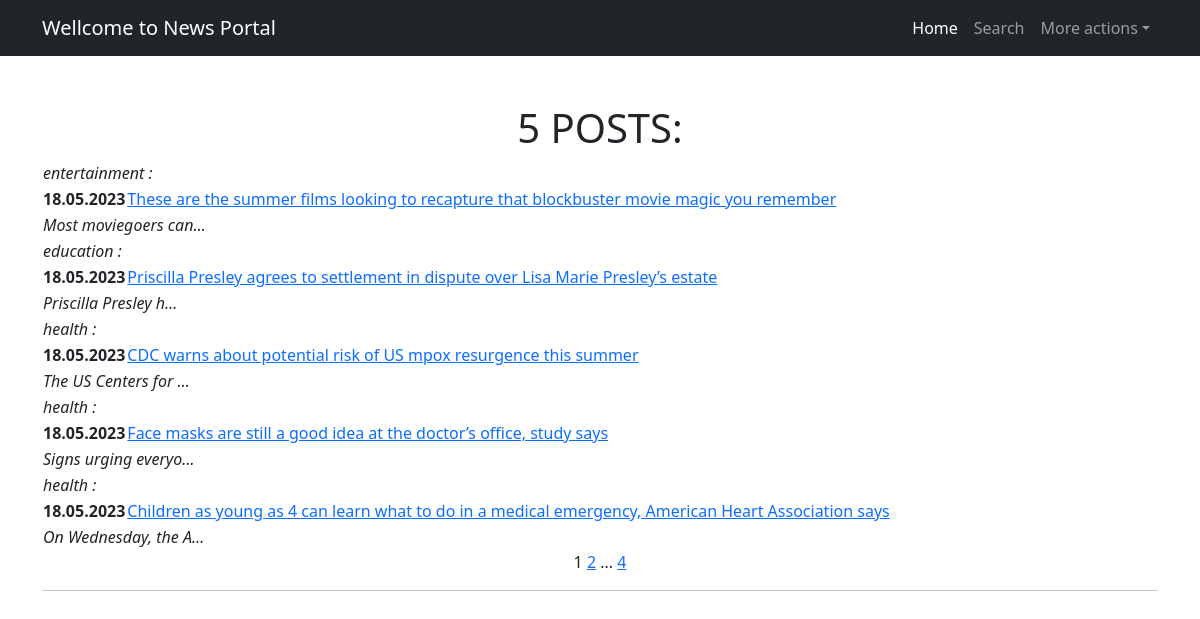
Before: /news/ with the older database file.
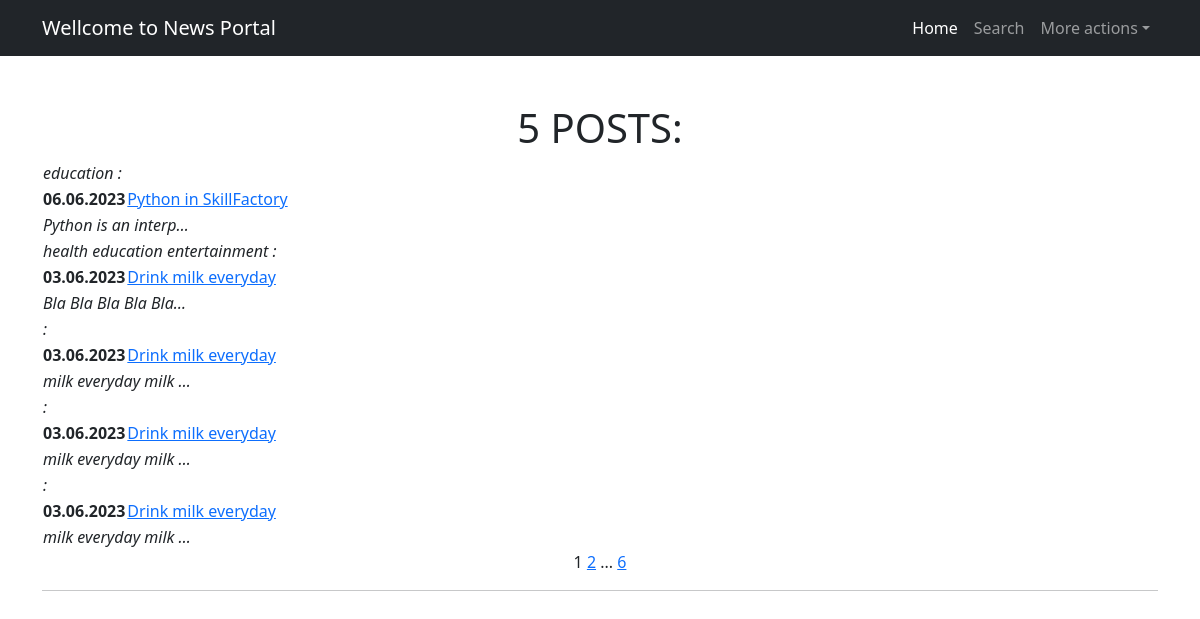
After: the same page with the newer database file.
### News/models.py (models this page shows, shortened)
class Category(models.Model):
    category = models.CharField(max_length=60, unique=True)
    def __str__(self):
        return f'{self.category}'

class Post(models.Model):
    author = models.ForeignKey(Author, on_delete=models.CASCADE, related_name='posts')
    type = models.CharField(max_length=1, choices=rs.TYPES, default=rs.news_type)
    time_creation = models.DateTimeField(auto_now_add=True)
    title = models.CharField(max_length=255)
    post = models.TextField()
    rating = models.IntegerField(default=0)
    category = models.ManyToManyField(Category, through='PostCategory')

### News/views.py (the view)
# urls.py: path('', PostsList.as_view(), name='post_list'),
class PostsList(ListView):
    model = Post
    ordering = '-time_creation'
    template_name = 'posts.html'
    context_object_name = 'posts'
    paginate_by = 5

### News/templatetags/custom_filters.py (called while the page is built)
@register.filter()
def censor(text: str) -> str:
    if not isinstance(text, str):
        raise ValueError('Фильтр работает только с текстом')
    else:
        for i in blocks:
            o = '*'*(len(i)-1)
            text = text.replace(f' {i}', f' {i[0]}{o}')
            text = text.replace(f'{i.title()}', f'{i[0].upper()}{o}')
    return text

### News/templatetags/mytags.py (called while the page is built)
@register.simple_tag()
def hrefcreate(href='http://127.0.0.1:8000/news/', value=''):
   return f'{href}{value}'

@register.simple_tag(takes_context=True)
def url_replace(context, **kwargs):
   d = context['request'].GET.copy()
   for k, v in kwargs.items():
       d[k] = v
   return d.urlencode()

### templates/posts.html (shortened to what this page needs)
{% extends 'flatpages/default.html' %}
{% load mytags %}
{% load custom_filters %}
{% block content %}
{% if posts %}
<h1>{{posts|length}} POSTS:</h1>
    <table>
        {% for post in posts %}
        <tr>
            <td colspan="2" align="left"> <em>
            {% for cat in post.category.all %}
                {{cat}}
            {% endfor %}:
            </em></td>
        </tr>
        <tr>
            <td align="left"> <strong> {{ post.time_creation|date:'d.m.Y' }} </strong></td>
            <td align="left"><a href={% hrefcreate value=post.pk %}> {{ post.title|censor }} </a></td>
        </tr>
        <tr>
            <td colspan="2" align="left"> <em> {{ post.post|truncatechars:20 }} </em></td>
        </tr>
        {% endfor %}
    </table>
{% else %}
<h2>Статей и новостей нет!</h2>
{% endif %}
   {{ page_obj.number }}
   {% if page_obj.has_next %}
       <a href="?{% url_replace page=page_obj.next_page_number %}">{{ page_obj.next_page_number }}</a>
       {% if paginator.num_pages != page_obj.next_page_number %}
           ...
           <a href="?{% url_replace page=page_obj.paginator.num_pages %}">{{ page_obj.paginator.num_pages }}</a>
       {% endif %}
   {% endif %}
<hr>
{% endblock content %}>

Changed rows visible on the page:
no longer on this page (row unchanged): Post: time_creation "18.05.2023", title|censor "These are the summer films looking to recapture that blockbuster movie magic you remember", post "Most moviegoers can…", Category (category "entertainment")
no longer on this page (row unchanged): Post: time_creation "18.05.2023", title|censor "Priscilla Presley agrees to settlement in dispute over Lisa Marie Presley’s estate", post "Priscilla Presley h…", Category (category "education")
no longer on this page (row unchanged): Post: time_creation "18.05.2023", title|censor "CDC warns about potential risk of US mpox resurgence this summer", post "The US Centers for …", Category (category "health")
no longer on this page (row unchanged): Post: time_creation "18.05.2023", title|censor "Face masks are still a good idea at the doctor’s office, study says", post "Signs urging everyo…", Category (category "health")
no longer on this page (row unchanged): Post: time_creation "18.05.2023", title|censor "Children as young as 4 can learn what to do in a medical emergency, American Heart Association says", post "On Wednesday, the A…", Category (category "health")
added Post: time_creation "06.06.2023", title|censor "Python in SkillFactory", post "Python is an interp…", Category (category "education")
added Post: time_creation "03.06.2023", title|censor "Drink milk everyday", post "Bla Bla Bla Bla Bla…", Category (category "health"), Category (category "education"), Category (category "entertainment")
added Post: time_creation "03.06.2023", title|censor "Drink milk everyday", post "milk everyday milk …"
added Post: time_creation "03.06.2023", title|censor "Drink milk everyday", post "milk everyday milk …"
added Post: time_creation "03.06.2023", title|censor "Drink milk everyday", post "milk everyday milk …"
Other visible differences:
{{ page_obj.paginator.num_pages }}: "4" → "6"
